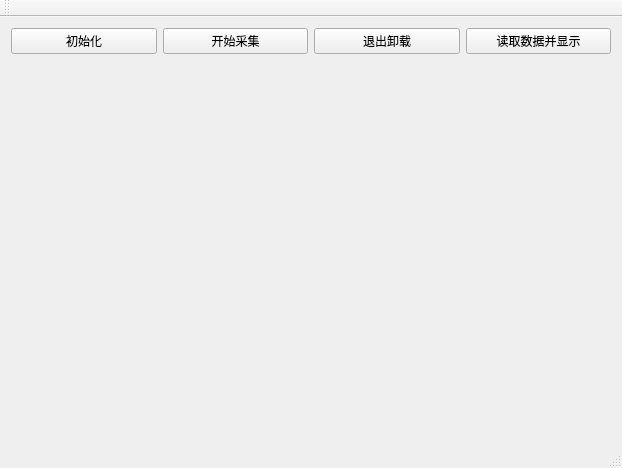
<?xml version="1.0" encoding="UTF-8"?>
<ui version="4.0">
 <class>testAcqDriverClass</class>
 <widget class="QMainWindow" name="testAcqDriverClass">
  <property name="geometry">
   <rect>
    <x>0</x>
    <y>0</y>
    <width>622</width>
    <height>468</height>
   </rect>
  </property>
  <property name="windowTitle">
   <string>testAcqDriver</string>
  </property>
  <widget class="QWidget" name="centralWidget">
   <layout class="QVBoxLayout" name="verticalLayout">
    <item>
     <layout class="QHBoxLayout" name="horizontalLayout">
      <item>
       <widget class="QPushButton" name="initBtn">
        <property name="text">
         <string>初始化</string>
        </property>
       </widget>
      </item>
      <item>
       <widget class="QPushButton" name="startCapBtn">
        <property name="text">
         <string>开始采集</string>
        </property>
       </widget>
      </item>
      <item>
       <widget class="QPushButton" name="releaseBtn">
        <property name="text">
         <string>退出卸载</string>
        </property>
       </widget>
      </item>
      <item>
       <widget class="QPushButton" name="readDataBtn">
        <property name="text">
         <string>读取数据并显示</string>
        </property>
       </widget>
      </item>
     </layout>
    </item>
    <item>
     <widget class="QLabel" name="imageLabel">
      <property name="text">
       <string/>
      </property>
     </widget>
    </item>
   </layout>
  </widget>
  <widget class="QMenuBar" name="menuBar">
   <property name="geometry">
    <rect>
     <x>0</x>
     <y>0</y>
     <width>622</width>
     <height>17</height>
    </rect>
   </property>
  </widget>
  <widget class="QToolBar" name="mainToolBar">
   <attribute name="toolBarArea">
    <enum>TopToolBarArea</enum>
   </attribute>
   <attribute name="toolBarBreak">
    <bool>false</bool>
   </attribute>
  </widget>
  <widget class="QStatusBar" name="statusBar"/>
 </widget>
 <layoutdefault spacing="6" margin="11"/>
 <resources>
  <include location="testacqdriver.qrc"/>
 </resources>
 <connections/>
</ui>
